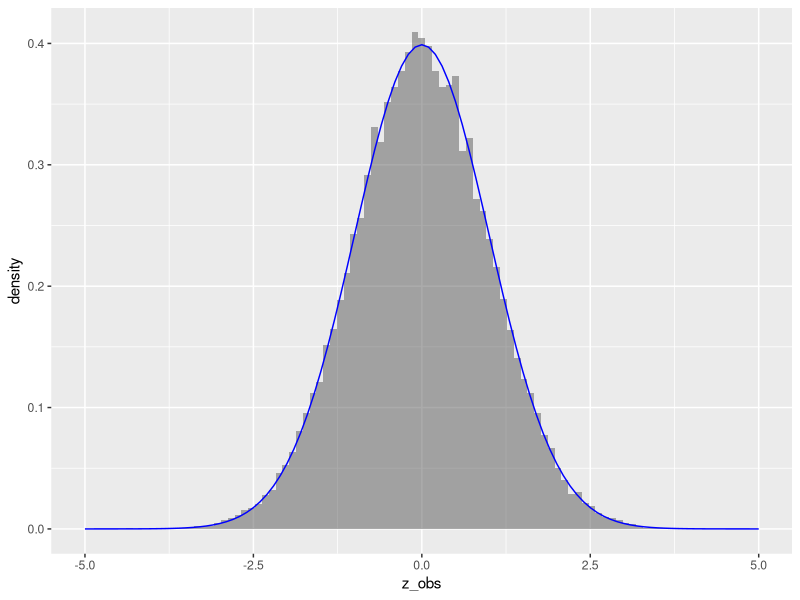
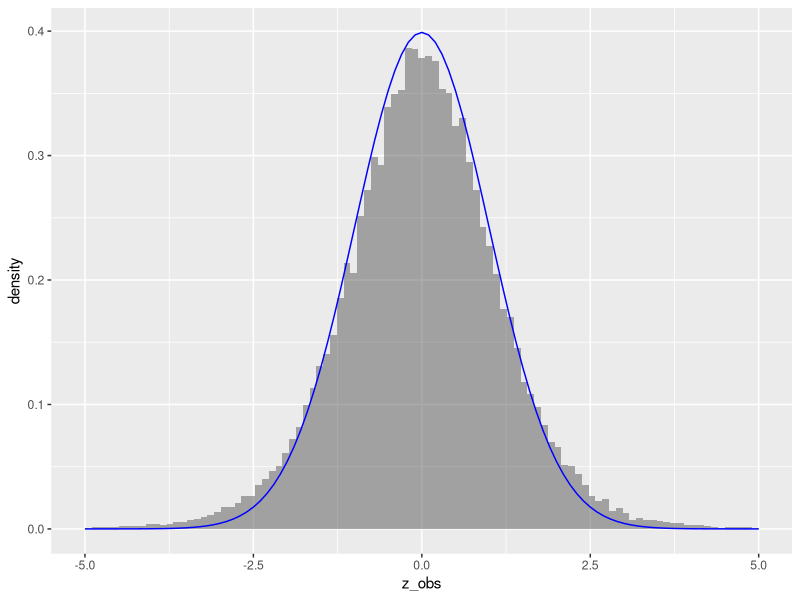
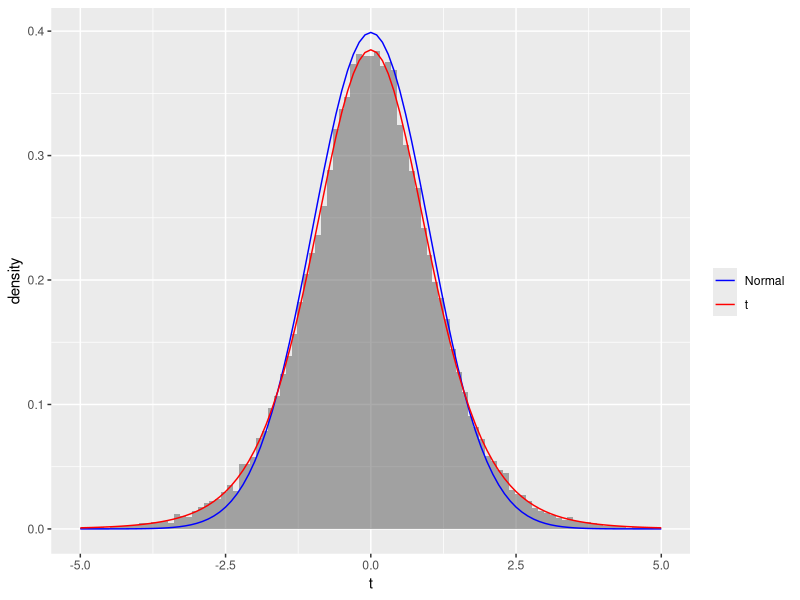

The R script that drew these images, in order:
# ---- 0. Setup and load libraries, if any ----

library(ggplot2)


# ---- 1a. Guinness example: testing assumptions & sampling distributions ----

# Let's design a hypothesis test assuming that Xbar~Normal(mu,s/sqrt(n))

# H0: mu=4.5
# HA: mu!=4.5
# Test statistic: z_obs = (Xbar-4.5)/(s/sqrt(n))

# If the normal model is correct, then z_obs~N(0,1) under the null hypothesis
# so let's simulate z_obs under the null hypothesis:

experiment <- function(N, mu, sigma) {
  # Simulate generating samples:
  samples <- rnorm(N, mean=mu, sd=sigma) 
  
  # Compute z_obs
  Xbar <- mean(samples)          # take the sample mean
  s <- sd(samples)               # estimate the standard deviation
  z_obs <- (Xbar - 4.5) / (s/sqrt(N))  # compute the Z score
  
  return(z_obs)
}

# 1b. ---- Run the experiment 50000 times for N=100 ----

data1 = as.data.frame(replicate(n=50000, experiment(100, 4.5, 0.17)))
colnames(data1) <- c("z_obs")

# Does this histogram look familiar?
ggplot(data1, aes(x=z_obs)) +
  geom_histogram(aes(y=after_stat(density)), alpha=0.5, bins=100) +
  stat_function(fun=dnorm, args=list(mean=0.0, sd=1.0), col="blue") +
  xlim(-5, 5)

# 1c. ---- Now run the experiment 50000 times for N=8 ----

data2 = as.data.frame(replicate(n=50000, experiment(8, 4.5, 0.17)))
colnames(data2) <- c("z_obs")

# Now what's wrong with this histogram?
ggplot(data2, aes(x=z_obs)) +
  geom_histogram(aes(y=after_stat(density)), alpha=0.5, bins=100) +
  stat_function(fun=dnorm, args=list(mean=0.0, sd=1.0), col="blue") +
  xlim(-5, 5)

# Looks like we'll need a new distribution!

# -----------------------------------------------------------
# ---- 2. Try graphing the results with the t distribution too

data = as.data.frame(replicate(n=50000, experiment(8, 4.5, 0.17)))
colnames(data) <- c("t")

ggplot(data, aes(x = t)) +
  geom_histogram(aes(y = after_stat(density)), alpha = 0.5, bins = 100) +
  stat_function(aes(colour = "Normal"), fun = dnorm, args = list(mean = 0, sd = 1)) +
  stat_function(aes(colour = "t"), fun = dt, args = list(df = 7)) +
  scale_colour_manual(name = "", values = c("Normal" = "blue", "t" = "red")) +
  xlim(-5, 5)

# -----------------------------------------------------------
# ---- 3. Finding the p-value for the Guiness data ----

Xbar <- 4.66
SE <- 0.17 / sqrt(8)
t <- (Xbar - 4.5) / SE

# Using the normal distribution:
2 * pnorm(t, lower.tail = FALSE)

# Using the t distribution:
2 * pt(t, df=7, lower.tail=FALSE)

# How does the t distribution change the p-value? 
# How could that change our interpretation (e.g. depending on our alpha)?
